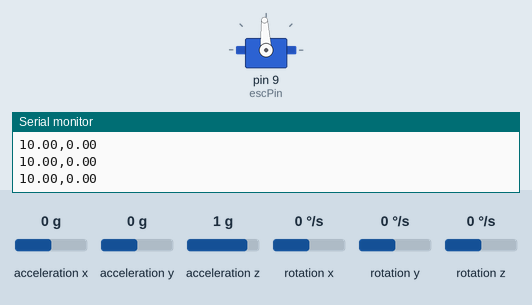
The sketch below on a simulated Arduino Uno, built with avr-gcc and run on an emulated ATmega328P. On the bench: servo, the last lines printed to the serial monitor. The test bench sets the inputs (shaded band); at power-on: acceleration y 0 g, acceleration z 1 g, acceleration x 0 g, rotation x 0 °/s, rotation y 0 °/s, rotation z 0 °/s.

Above: at 3.2 s.
3.3 s: acceleration y set to 0.8 g
At 4.4 s:
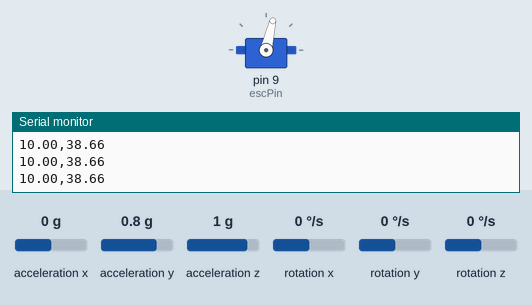
6.3 s: acceleration z set to -1.4 g
7.8 s: acceleration z set to 0.8 g
At 8.4 s:
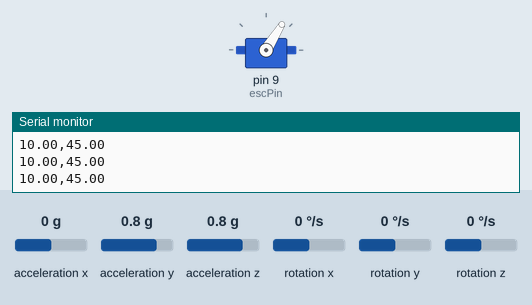
10.8 s: acceleration y set to -1.4 g
Timing chart, 0 to 13.3 s (numbered marks = the images above; inputs shaded):
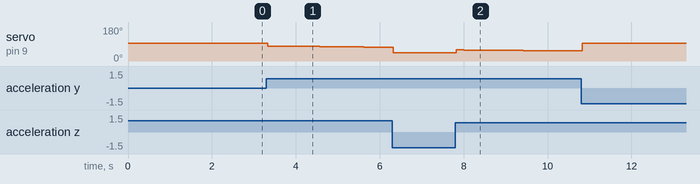

Measured:
- after the input at 3.3 s, servo on pin 9 (escPin): moves from 93° to 74° over 2.3 s, starting at once
- after the input at 7.8 s, servo on pin 9 (escPin): 44° → 59° at once, → 58° 0.17 s later, → 57° 0.57 s later, → 56° 0.57 s later, … (7 changes in this stretch)

The sketch:

pid_control.ino
```cpp
#include <Wire.h>
#include <Servo.h>
#include "MPU6050.h"

// PID constants
double Kp = 1.0;
double Ki = 0.1;
double Kd = 0.0;

// Setpoint and measured angle
double setpoint = 10.0;  // desired angle in degrees
double angle = 0.0;      // current angle

// PID variables
double previousError = 0.0;
double integral = 0.0;
unsigned long previousTime = 0;

// Create MPU6050 object
MPU6050 mpu;

// Create a Servo object to control the bidirectional ESC
Servo esc;

// Pin to which the ESC signal is connected
const int escPin = 9;

void setup() {
  Serial.begin(9600);
  Wire.begin();

  // Initialize the MPU6050
  mpu.initialize();
  if (!mpu.testConnection()) {
    Serial.println("MPU6050 connection failed!");
    while(1);
  }
  // Optionally configure MPU6050 settings here

  // Attach the ESC on pin 9
  esc.attach(escPin);

  // Arm the ESC: send neutral throttle (1500 µs for bidirectional ESC)
  esc.writeMicroseconds(1500);
  delay(2000);  // wait 2 seconds to arm the ESC

  // Initialize previousTime for time-based PID calculations
  previousTime = millis();

  Serial.println("ESC armed. Starting control loop...");
}

void loop() {
  // 1. Read raw accelerometer & gyro data
  int16_t ax, ay, az, gx, gy, gz;
  mpu.getMotion6(&ax, &ay, &az, &gx, &gy, &gz);

  // 2. Convert raw accelerometer data to angle (roll)
  //    Adjust axes if your MPU orientation differs
  angle = atan2((double)ay, (double)az) * RAD_TO_DEG;

  // 3. Calculate error between setpoint and current angle
  double error = setpoint - angle;

  // 4. Compute time elapsed since last loop (in seconds)
  unsigned long currentTime = millis();
  double dt = (currentTime - previousTime) / 1000.0;
  if (dt <= 0) dt = 0.001;  // Prevent division by zero

  // 5. Calculate PID terms with time scaling
  double proportional = Kp * error;
  integral += Ki * error * dt;
  double derivative = Kd * (error - previousError) / dt;

  // 6. Compute the PID output
  double pidOutput = proportional + integral + derivative;

  // 7. Send the PID output to the ESC control function
  controlMotor(pidOutput);

  // 8. Update previous error and time for next iteration
  previousError = error;
  previousTime = currentTime;

  // 9. (Optional) Print setpoint and current angle for Serial Plotter
  Serial.print(setpoint);
  Serial.print(",");
  Serial.println(angle);

  // 10. Wait ~20 ms for an update rate of about 50 Hz
  delay(20);
}

void controlMotor(double output) {
  int escValue = 1500; // Neutral throttle value
  // // Assume PID output range is -90 to +90
  // if (output >= 0) {
  //   // For positive output, map from 1500 (neutral) to 2000 µs (full forward)
  //   escValue = map((int)output, 0, 90, 1500, 2000);
  //   escValue = constrain(escValue, 1500, 2000);
  // } else {
  //   // For negative output, map from 1500 (neutral) to 1000 µs (full reverse)
    escValue = map((int)output, -90, 0, 1000, 1500);
    escValue = constrain(escValue, 1000, 1500);

  esc.writeMicroseconds(escValue);
}
```
